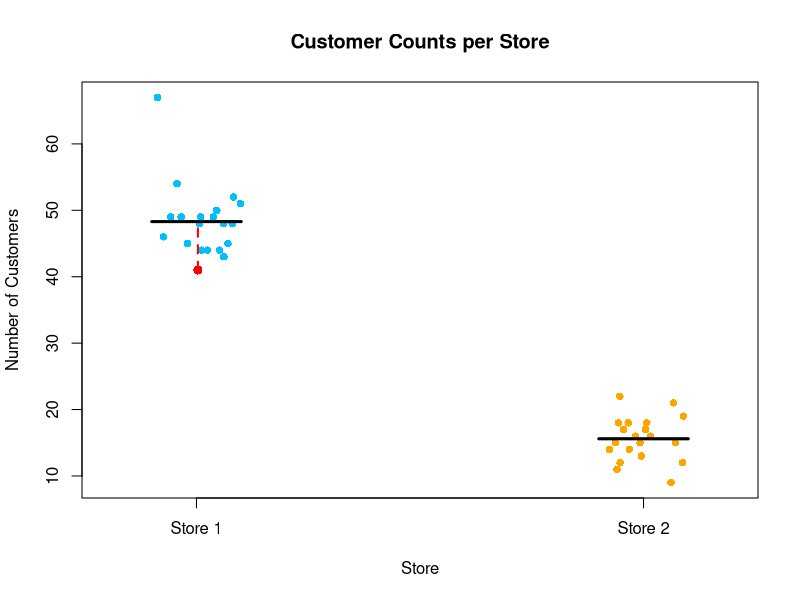
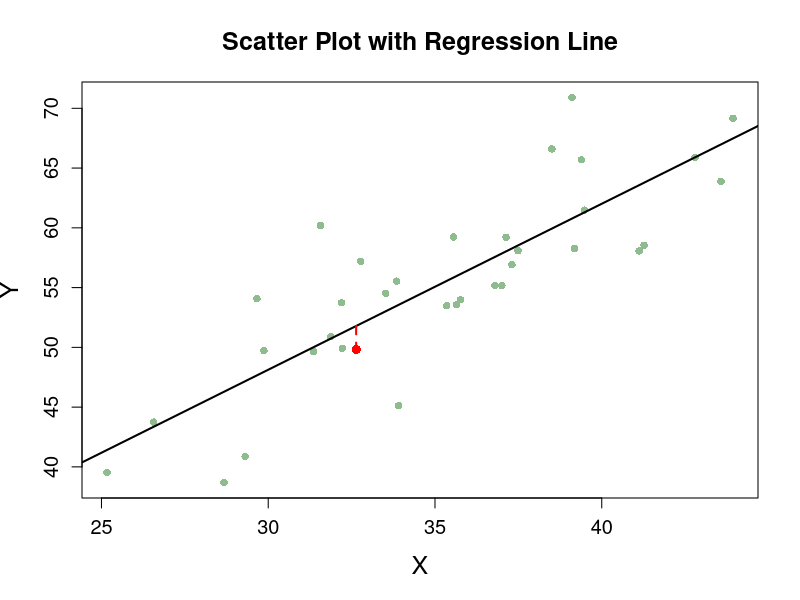

The R script that drew these images, in order:
## ---- chunk 1
#| code-fold: true 
store1 <- rpois(20, 50)
store2 <- rpois(20, 15)
storedata <- data.frame(numcust = c(store1, store2),
                        store = factor(rep(c("Store 1", "Store 2"), each = 20)))

stripchart(numcust ~ store, data = storedata,
           method = "jitter", pch = 16, col = c("deepskyblue", "orange"),
           vertical = TRUE, main = "Customer Counts per Store",
           xlab = "Store", ylab = "Number of Customers")
means <- tapply(storedata$numcust, storedata$store, mean)
segments(x0 = 1:2- 0.1, x1 = 1:2 + 0.1, y0 = means, y1 = means, lwd = 3, col = "black") 
min_count <- min(storedata$numcust[storedata$store == "Store 1"])
min_x <- jitter(rep(1, sum(storedata$numcust == min_count))) 
points(min_x, min_count, col = "red", pch = 16, cex = 1.2) 
segments(x0 = min_x, x1 = min_x, y0 = min_count, y1 = means["Store 1"], col = "red", lwd = 2, lty = 2)
## ---- chunk 2
#| code-fold: true 

# Generate random x values and error term
set.seed(123)  # Ensures reproducibility
x <- rnorm(35, mean = 35, sd = 5)
error <- rnorm(35, mean = 0, sd = 5)

# Define true model parameters
beta0 <- 2
beta1 <- 1.5

# Generate y values based on the regression model
y <- beta0 + beta1 * x + error

# Fit a linear regression model
model <- lm(y ~ x)  # This was missing!

# Select an observation to highlight
obs_index <- 20  
x_obs <- x[obs_index]
y_obs <- y[obs_index]
y_pred <- predict(model, newdata = data.frame(x = x_obs))  

# Scatter plot of data points
plot(x, y, pch = 16, col = "darkseagreen",
     xlab = "X", ylab = "Y",
     main = "Scatter Plot with Regression Line",
     cex.lab = 1.5, cex.axis = 1.2, cex.main = 1.5)

# Add regression line
abline(model, col = "black", lwd = 2)

# Highlight the observed point
points(x_obs, y_obs, col = "red", pch = 16, cex = 1.2)  

# Draw a dashed vertical line from the predicted value to the observed value
segments(x0 = x_obs, x1 = x_obs, y0 = y_pred, y1 = y_obs, col = "red", lwd = 2, lty = 2)

